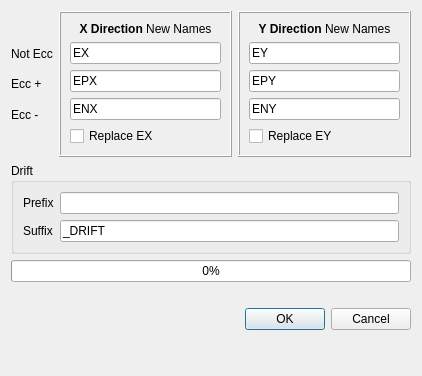
<?xml version="1.0" encoding="UTF-8"?>
<ui version="4.0">
 <class>Dialog</class>
 <widget class="QDialog" name="Dialog">
  <property name="geometry">
   <rect>
    <x>0</x>
    <y>0</y>
    <width>422</width>
    <height>376</height>
   </rect>
  </property>
  <property name="windowTitle">
   <string>Explode Seismic Load Patterns</string>
  </property>
  <layout class="QVBoxLayout" name="verticalLayout_4">
   <item>
    <layout class="QHBoxLayout" name="horizontalLayout_2">
     <item>
      <layout class="QVBoxLayout" name="verticalLayout">
       <item>
        <widget class="QLabel" name="label">
         <property name="text">
          <string/>
         </property>
        </widget>
       </item>
       <item>
        <widget class="QLabel" name="label_6">
         <property name="text">
          <string>Not Ecc</string>
         </property>
        </widget>
       </item>
       <item>
        <widget class="QLabel" name="label_2">
         <property name="text">
          <string>Ecc +</string>
         </property>
        </widget>
       </item>
       <item>
        <widget class="QLabel" name="label_3">
         <property name="text">
          <string>Ecc -</string>
         </property>
        </widget>
       </item>
       <item>
        <widget class="QLabel" name="label_7">
         <property name="text">
          <string/>
         </property>
        </widget>
       </item>
      </layout>
     </item>
     <item>
      <layout class="QHBoxLayout" name="horizontalLayout">
       <item>
        <widget class="QFrame" name="frame">
         <property name="frameShape">
          <enum>QFrame::Box</enum>
         </property>
         <property name="frameShadow">
          <enum>QFrame::Raised</enum>
         </property>
         <layout class="QVBoxLayout" name="verticalLayout_2">
          <item>
           <widget class="QLabel" name="label_4">
            <property name="text">
             <string>&lt;html&gt;&lt;head/&gt;&lt;body&gt;&lt;p&gt;&lt;span style=&quot; font-weight:600;&quot;&gt;X Direction&lt;/span&gt; New Names&lt;/p&gt;&lt;/body&gt;&lt;/html&gt;</string>
            </property>
            <property name="alignment">
             <set>Qt::AlignCenter</set>
            </property>
           </widget>
          </item>
          <item>
           <widget class="QLineEdit" name="ex">
            <property name="text">
             <string>EX</string>
            </property>
           </widget>
          </item>
          <item>
           <widget class="QLineEdit" name="epx">
            <property name="text">
             <string>EPX</string>
            </property>
           </widget>
          </item>
          <item>
           <widget class="QLineEdit" name="enx">
            <property name="text">
             <string>ENX</string>
            </property>
           </widget>
          </item>
          <item>
           <widget class="QCheckBox" name="replace_ex">
            <property name="text">
             <string>Replace EX</string>
            </property>
           </widget>
          </item>
         </layout>
        </widget>
       </item>
       <item>
        <widget class="QFrame" name="frame_2">
         <property name="frameShape">
          <enum>QFrame::Box</enum>
         </property>
         <property name="frameShadow">
          <enum>QFrame::Raised</enum>
         </property>
         <layout class="QVBoxLayout" name="verticalLayout_3">
          <item>
           <widget class="QLabel" name="label_5">
            <property name="text">
             <string>&lt;html&gt;&lt;head/&gt;&lt;body&gt;&lt;p&gt;&lt;span style=&quot; font-weight:600;&quot;&gt;Y Direction&lt;/span&gt; New Names&lt;/p&gt;&lt;/body&gt;&lt;/html&gt;</string>
            </property>
            <property name="alignment">
             <set>Qt::AlignCenter</set>
            </property>
           </widget>
          </item>
          <item>
           <widget class="QLineEdit" name="ey">
            <property name="text">
             <string>EY</string>
            </property>
           </widget>
          </item>
          <item>
           <widget class="QLineEdit" name="epy">
            <property name="text">
             <string>EPY</string>
            </property>
           </widget>
          </item>
          <item>
           <widget class="QLineEdit" name="eny">
            <property name="text">
             <string>ENY</string>
            </property>
           </widget>
          </item>
          <item>
           <widget class="QCheckBox" name="replace_ey">
            <property name="text">
             <string>Replace EY</string>
            </property>
           </widget>
          </item>
         </layout>
        </widget>
       </item>
      </layout>
     </item>
    </layout>
   </item>
   <item>
    <widget class="QGroupBox" name="groupBox">
     <property name="title">
      <string>Drift</string>
     </property>
     <layout class="QGridLayout" name="gridLayout_4">
      <item row="0" column="0">
       <widget class="QLabel" name="label_9">
        <property name="text">
         <string>Prefix</string>
        </property>
       </widget>
      </item>
      <item row="0" column="1">
       <widget class="QLineEdit" name="drift_prefix">
        <property name="text">
         <string/>
        </property>
       </widget>
      </item>
      <item row="1" column="0">
       <widget class="QLabel" name="label_10">
        <property name="text">
         <string>Suffix</string>
        </property>
       </widget>
      </item>
      <item row="1" column="1">
       <widget class="QLineEdit" name="drift_suffix">
        <property name="text">
         <string>_DRIFT</string>
        </property>
       </widget>
      </item>
     </layout>
    </widget>
   </item>
   <item>
    <widget class="QProgressBar" name="progressbar">
     <property name="value">
      <number>0</number>
     </property>
    </widget>
   </item>
   <item>
    <widget class="QLabel" name="result_label">
     <property name="text">
      <string/>
     </property>
    </widget>
   </item>
   <item>
    <widget class="QDialogButtonBox" name="buttonBox">
     <property name="orientation">
      <enum>Qt::Horizontal</enum>
     </property>
     <property name="standardButtons">
      <set>QDialogButtonBox::Cancel|QDialogButtonBox::Ok</set>
     </property>
    </widget>
   </item>
   <item>
    <spacer name="verticalSpacer">
     <property name="orientation">
      <enum>Qt::Vertical</enum>
     </property>
     <property name="sizeHint" stdset="0">
      <size>
       <width>20</width>
       <height>40</height>
      </size>
     </property>
    </spacer>
   </item>
  </layout>
 </widget>
 <resources/>
 <connections>
  <connection>
   <sender>buttonBox</sender>
   <signal>accepted()</signal>
   <receiver>Dialog</receiver>
   <slot>accept()</slot>
   <hints>
    <hint type="sourcelabel">
     <x>248</x>
     <y>254</y>
    </hint>
    <hint type="destinationlabel">
     <x>157</x>
     <y>274</y>
    </hint>
   </hints>
  </connection>
  <connection>
   <sender>buttonBox</sender>
   <signal>rejected()</signal>
   <receiver>Dialog</receiver>
   <slot>reject()</slot>
   <hints>
    <hint type="sourcelabel">
     <x>316</x>
     <y>260</y>
    </hint>
    <hint type="destinationlabel">
     <x>286</x>
     <y>274</y>
    </hint>
   </hints>
  </connection>
 </connections>
</ui>
